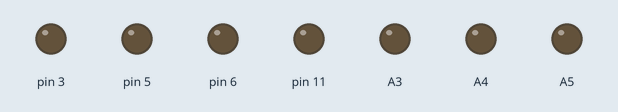
This sketch was run on a simulated Arduino Uno, built with avr-gcc and run on an emulated ATmega328P. Shown: output pins drawn as LEDs (lit = HIGH). No radio packets arrive unless stated; what the sketch prints to the serial monitor is not drawn.

Above: at 1.5 s.
At 3.46 s:
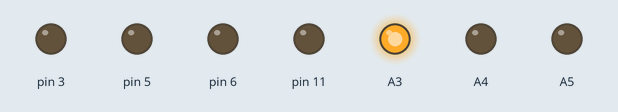
Timing chart, 0 to 3.8 s (numbered marks = the images above):
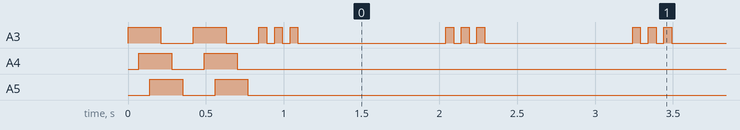

The sketch:

433MHz_receive.ino
```cpp
// (licence header left out)
#ifdef __AVR__
#include <avr/power.h>
#endif
#include <VirtualWire.h>

#define LEFT 2
#define RIGHT 1


const int led_pin = 13;
boolean   toggleLED = HIGH;

const int receive_pin = 12;

unsigned long lastMessageTime;
unsigned long displaySignalTimer;

//433 MHz communication
uint8_t buf[VW_MAX_MESSAGE_LEN];
uint8_t buflen = VW_MAX_MESSAGE_LEN;
uint8_t receiveX;
uint8_t receiveY;

float smoothVoltage = 0;


//////////////////////////////////////////////////////////////////////////////////////////////// SETUP
void setup()
{
  Serial.begin(9600);  // Debugging only
  Serial.println("setup");


  //initialise the IO and ISR for 433 MHz communication
  vw_set_rx_pin(receive_pin);
  vw_setup(2000);  // Bits per sec
  vw_rx_start();   // Start the receiver PLL running

  //set default value for received message
  buf[0] = 136;
  buf[1] = 136;
  receiveX = 8;
  receiveY = 8;

  //motordriver
  pinMode(3, OUTPUT);  // 3:  right - forward
  pinMode(5, OUTPUT);  // 5:  right - back
  pinMode(6, OUTPUT);  // 6:  left - forward
  pinMode(11, OUTPUT); // 11: left - back

  //battery voltage indicator
  pinMode(A3, OUTPUT);
  pinMode(A4, OUTPUT);
  pinMode(A5, OUTPUT);

  int d = 70;
  for (int i = 0; i < 2; i++) {
    digitalWrite(A3, HIGH);
    delay(d);
    digitalWrite(A4, HIGH);
    delay(d);
    digitalWrite(A5, HIGH);
    delay(d);
    digitalWrite(A3, LOW);
    delay(d);
    digitalWrite(A4, LOW);
    delay(d);
    digitalWrite(A5, LOW);
    delay(d);
  }
}

//////////////////////////////////////////////////////////////////////////////////////////////// LOOP
void loop()
{

  //receive direction via 433MHz and write into variables 'receiveX' and 'receiveY'
  receiveMsg(1); //0 = blue car / 1 = red car

  //check how old the last correct message is and calculate 'signalQuality' value
  float messageAge = millis() - lastMessageTime;
  messageAge = constrain(messageAge, 500, 1000);
  float signalQuality = map(messageAge, 500, 1000, 100, 0);
  signalQuality = signalQuality / 100; //0=no signal (not received a signal for a while) ; 1=good signal (recently received a good signal)

  //calculate motor movement from X & Y
  float rX = receiveX;
  float rY = receiveY;

  //center values around 0
  rX = rX - 8;
  rY = rY - 8;

  //scale the values to range from -1 to 1
  rX = rX / 7;
  rY = rY / 7;

  //calculate motor movements
  float motorL = rX + rY;
  float motorR = -(rX - rY);

  //read battery voltage
  float voltage = readVoltage(A1);

  //move motors
  moveMotor(LEFT,  constrain(motorL * 100 * signalQuality, -100, 100), voltage);
  moveMotor(RIGHT, constrain(motorR * 100 * signalQuality, -100, 100), voltage);

  //indicate signal quality via onboard LED
  if (signalQuality > 0) {
    if (displaySignalTimer +  150 - signalQuality * 100 < millis()) { //blink fast for good signal; slow for bad signal
      toggleLED = !toggleLED;
      digitalWrite(led_pin, toggleLED);
      displaySignalTimer = millis();
    }
  } else {
    digitalWrite(led_pin, LOW); //turn LED off for no signal
  }
}


//////////////////////////////////////////////////////////////////////////////////////////////// Move motors
void moveMotor(uint8_t side, float tempo, float volt) {

  float pwm = tempo * 2.55;
  pwm = pwm / volt * 8;
  pwm = constrain(pwm, -255, 255);

  //3:right - forward
  //5:right - back


  if (side == RIGHT) {
    if (pwm < 1 && pwm > -1) {
      analogWrite(3, 0);  //stop right motor
      analogWrite(5, 0);
    }
    if (pwm > 0) {
      analogWrite(3, int(pwm)); //right-forward
      analogWrite(5, 0);
    }
    if (pwm < 0) {
      pwm = -pwm;
      analogWrite(5, int(pwm)); //right-Backward
      analogWrite(3, 0);
    }
  }


  //6:left - forward
  //11:left - back

  if (side == LEFT) {
    if (pwm < 1 && pwm > -1) {
      analogWrite(6, 0);  //stop left motor
      analogWrite(11, 0);
    }
    if (pwm > 0) {
      analogWrite(6, int(pwm)); //left-Forward
      analogWrite(11, 0);
    }
    if (pwm < 0) {
      pwm = -pwm;
      analogWrite(11, int(pwm)); //left-Backward
      analogWrite(6, 0);
    }

  }
}

//////////////////////////////////////////////////////////////////////////////////////////////// Receive two bytes
void receiveMsg(int carNumber) {

  //receive two bytes via 433MHz communication and write them into buf[0] and buf[1]
  // Non-blocking, only get messages w/ good checksum
  if (vw_get_message(buf, &buflen))
  {
    //buf[0] contains values for car1 ; buf[1] contains values for car2 ;
    receiveX = buf[carNumber] & 0b00001111;        //decode X from byte
    receiveY = (buf[carNumber] >> 4) & 0b00001111; //decode Y from byte
    lastMessageTime = millis();
  }
}


//////////////////////////////////////////////////////////////////////////////////////////////// Read battery voltage and return value as float
float readVoltage(int inputPin) {
  float readVoltage = analogRead(inputPin);
  readVoltage = readVoltage / 1023 * 15; //take 1/3 voltage divider into account
  if (smoothVoltage == 0) {
    smoothVoltage = readVoltage; //store voltage in 'smoothVoltage' if this code is executed for 1st time after startup
  }
  smoothVoltage = (smoothVoltage * 9 + readVoltage) / 10; //smoothen out the actual read voltage

  digitalWrite(A3, LOW);
  digitalWrite(A4, LOW);
  digitalWrite(A5, LOW);

  if (smoothVoltage <= 9.4) { //battery empty --> switch motors off, stall & blink
    //stop motors
    analogWrite(3, 0);
    analogWrite(5, 0);
    analogWrite(6, 0);
    analogWrite(11, 0);
    //stall & blink LED
    while (1) {
      digitalWrite(A3, HIGH);
      delay(50);
      digitalWrite(A3, LOW);
      delay(50);
      digitalWrite(A3, HIGH);
      delay(50);
      digitalWrite(A3, LOW);
      delay(50);
      digitalWrite(A3, HIGH);
      delay(50);
      digitalWrite(A3, LOW);
      delay(950);
    }
  }
  //display battery state via 3 LED's
  if (smoothVoltage >= 9.8)  {
    digitalWrite(A3, HIGH);
  }
  if (smoothVoltage >= 10.2) {
    digitalWrite(A4, HIGH);
  }
  if (smoothVoltage >= 10.6) {
    digitalWrite(A5, HIGH);
  }
  return smoothVoltage;
}
```

Measured:
- by itself, everything shown: repeats every 1.2 s, in 6 steps
